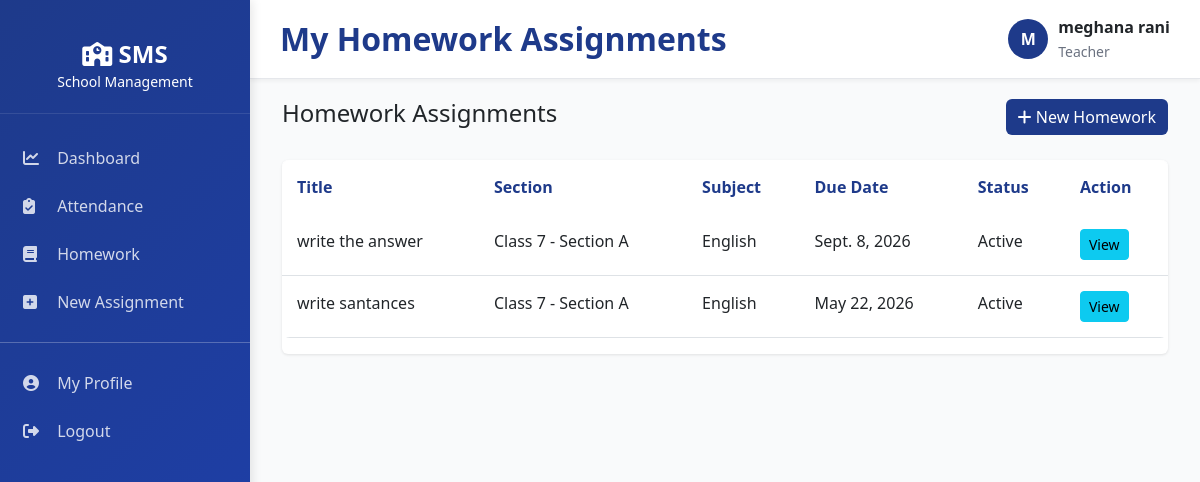
Before: /homework/ (signed in) with the older database file.
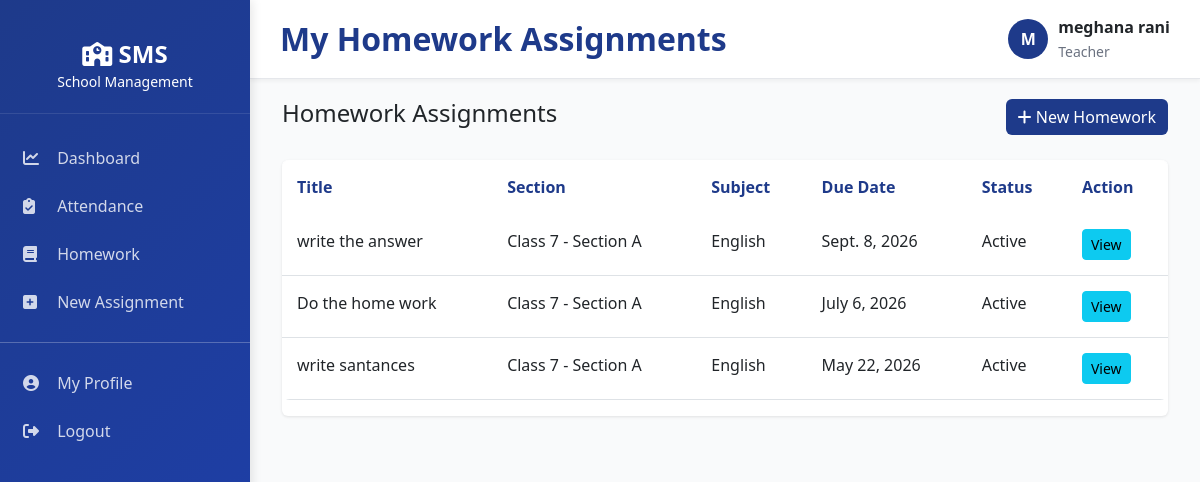
After: the same page with the newer database file.
### apps/accounts/models.py (models this page shows, shortened)
class UserProfile(models.Model):
    USER_ROLES = (
        ('super_admin', 'Super Admin'),
        ('school_admin', 'School Admin'),
        ('principal', 'Principal'),
        ('teacher', 'Teacher'),
        ('student', 'Student'),
        ('parent', 'Parent'),
        ('accountant', 'Accountant'),
        ('librarian', 'Librarian'),
    )
    GENDER_CHOICES = (
        ('M', 'Male'),
        ('F', 'Female'),
        ('O', 'Other'),
    )
    user = models.OneToOneField(
        User,
        on_delete=models.CASCADE,
        related_name='profile'
    )
    role = models.CharField(
        max_length=30,
        choices=USER_ROLES,
        default='student'
    )
    school_id = models.CharField(
        max_length=50,
        null=True,
        blank=True
    )
    school_name = models.CharField(
        max_length=255,
        blank=True,
        null=True
    )
    phone = models.CharField(
        max_length=20,
        blank=True,
        null=True
    )
    address = models.TextField(
        blank=True,
        null=True
    )
    city = models.CharField(
        max_length=100,
        blank=True,
        null=True
    )
    state = models.CharField(
        max_length=100,
        blank=True,
        null=True
    )
    country = models.CharField(
        max_length=100,
        default='India',
        blank=True,
        null=True
    )
    zip_code = models.CharField(
        max_length=10,
        blank=True,
        null=True
    )
    gender = models.CharField(
        max_length=1,
        choices=GENDER_CHOICES,
        blank=True,
        null=True
    )
    dob = models.DateField(
        blank=True,
        null=True
    )
    photo = models.ImageField(
        upload_to='profile_photos/',
        blank=True,
        null=True,
        validators=[
            FileExtensionValidator(
                allowed_extensions=['jpg', 'jpeg', 'png']
            )
        ]
    )
    is_active = models.BooleanField(default=True)
    created_at = models.DateTimeField(
        auto_now_add=True
    )
    updated_at = models.DateTimeField(
        auto_now=True
    )
    class Meta:
        ordering = ['-created_at']

### apps/homework/models.py (models this page shows, shortened)
class Homework(models.Model):
    STATUS_CHOICES = (
        ('active', 'Active'),
        ('closed', 'Closed'),
        ('archived', 'Archived'),
    )
    section = models.ForeignKey('classes.Section', on_delete=models.CASCADE, related_name='homework_assignments')
    subject = models.ForeignKey('classes.Subject', on_delete=models.CASCADE)
    teacher = models.ForeignKey('teachers.Teacher', on_delete=models.CASCADE)
    title = models.CharField(max_length=200)
    description = models.TextField()
    attachment = models.FileField(upload_to='homework/', blank=True)
    set_date = models.DateField(auto_now_add=True)
    due_date = models.DateField()
    status = models.CharField(max_length=20, choices=STATUS_CHOICES, default='active')
    class Meta:
        ordering = ['-due_date']

### apps/classes/models.py (models this page shows, shortened)
class Section(models.Model):
    class_model = models.ForeignKey(ClassModel, on_delete=models.CASCADE, related_name='sections')
    name = models.CharField(max_length=50)
    class_teacher = models.ForeignKey('teachers.Teacher', on_delete=models.SET_NULL, null=True, blank=True, related_name='class_sections')
    capacity = models.PositiveIntegerField(default=50)
    is_active = models.BooleanField(default=True)
    created_at = models.DateTimeField(auto_now_add=True)
    updated_at = models.DateTimeField(auto_now=True)
    class Meta:
        ordering = ['class_model', 'name']
        unique_together = ['class_model', 'name']
    def __str__(self):
        return f"Class {self.class_model.standard} - Section {self.name}"

class ClassModel(models.Model):
    name = models.CharField(max_length=50)
    standard = models.PositiveIntegerField()
    description = models.TextField(blank=True)
    class_incharge = models.ForeignKey(
        'teachers.Teacher',
        on_delete=models.SET_NULL,
        null=True,
        blank=True,
        related_name='incharge_classes'
    )
    is_active = models.BooleanField(default=True)
    created_at = models.DateTimeField(auto_now_add=True)
    updated_at = models.DateTimeField(auto_now=True)
    class Meta:
        ordering = ['standard']
        unique_together = ['standard']

class Subject(models.Model):
    name = models.CharField(max_length=100)
    code = models.CharField(max_length=20, unique=True)
    description = models.TextField(blank=True)
    is_active = models.BooleanField(default=True)
    created_at = models.DateTimeField(auto_now_add=True)
    updated_at = models.DateTimeField(auto_now=True)
    class Meta:
        ordering = ['name']

### apps/homework/views.py (the view, shortened to what this page needs)
# urls.py: path('', views.homework_list, name='list'),
@login_required(login_url='login')
def homework_list(request):
    if request.user.profile.role == 'teacher':
        teacher = request.user.teacher_profile
        homework = Homework.objects.filter(teacher=teacher).order_by('-due_date')
        view_role = 'teacher'
    else:
        return redirect('dashboard:teacher_dashboard')
    context = {
        'homework': homework,
        'view_role': view_role,
        'submitted_homework_ids': submitted_homework_ids if request.user.profile.role == 'student' else set(),
    }
    return render(request, 'homework/list.html', context)

### apps/accounts/context_processors.py (called while the page is built)
def user_context(request):
    context = {}
    if request.user.is_authenticated:
        try:
            context['user_profile'] = request.user.profile
            context['user_role'] = request.user.profile.get_role_display()
        except:
            pass
    return context

### templates/homework/list.html (shortened to what this page needs)
{% extends "base/layout.html" %}
{% block page_title %}My Homework Assignments{% endblock %}
{% block content %}
<div class="container-fluid">
    <div class="row mb-4">
        <div class="col-md-8">
            <h4>Homework Assignments</h4>
        </div>
        <div class="col-md-4 text-end">
            {% if view_role == 'teacher' %}
            <a href="{% url 'homework:create' %}" class="btn btn-primary">
                <i class="fas fa-plus"></i> New Homework
            </a>
            {% endif %}
        </div>
    </div>
    {% if homework %}
    <div class="card">
        <div class="table-responsive">
            <table class="table table-hover">
                <thead>
                    <tr>
                        <th>Title</th>
                        <th>Section</th>
                        <th>Subject</th>
                        <th>Due Date</th>
                        <th>Status</th>
                        <th>Action</th>
                    </tr>
                </thead>
                <tbody>
                    {% for item in homework %}
                    <tr>
                        <td>{{ item.title }}</td>
                        <td>{{ item.section }}</td>
                        <td>{{ item.subject.name }}</td>
                        <td>{{ item.due_date }}</td>
                        <td>{{ item.get_status_display }}</td>
                        <td>
                            {% if view_role == 'teacher' %}
                                <a href="{% url 'homework:detail' item.id %}" class="btn btn-sm btn-info">View</a>
                            {% endif %}
                        </td>
                    </tr>
                    {% endfor %}
                </tbody>
            </table>
        </div>
    </div>
    {% else %}
    <div class="card p-4 text-center">
        <p class="mb-0">No homework assignments yet. Create one to assign work to your class members.</p>
    </div>
    {% endif %}
</div>
{% endblock %}

### templates/base/layout.html (shortened to what this page needs)
<!DOCTYPE html>
<html lang="en">
<head>
    <link href="https://cdn.jsdelivr.net/npm/bootstrap@5.3.0/dist/css/bootstrap.min.css" rel="stylesheet">
    <link rel="stylesheet" href="https://cdnjs.cloudflare.com/ajax/libs/font-awesome/6.4.0/css/all.min.css">
</head>
<body>
{% if user.is_authenticated %}
<div class="sidebar">
    <div class="sidebar-header">
        <h4>
            <i class="fas fa-school"></i> SMS
        </h4>
        <small>School Management</small>
    </div>
    <ul class="sidebar-menu">
        {% if user_profile.role == 'super_admin' or user_profile.role == 'school_admin' %}
            <li><a href="{% url 'dashboard:admin_dashboard' %}"><i class="fas fa-chart-line"></i> Dashboard</a></li>
            <li><a href="{% url 'students:list' %}"><i class="fas fa-user-graduate"></i> Students</a></li>
            <li><a href="{% url 'teachers:list' %}"><i class="fas fa-chalkboard-user"></i> Teachers</a></li>
            <li><a href="{% url 'classes:list' %}"><i class="fas fa-building"></i> Classes</a></li>
            <li><a href="{% url 'attendance:student_attendance' %}"><i class="fas fa-clipboard-check"></i> Attendance</a></li>
        {% elif user_profile.role == 'teacher' %}
            <li><a href="{% url 'dashboard:teacher_dashboard' %}"><i class="fas fa-chart-line"></i> Dashboard</a></li>
            <li><a href="{% url 'attendance:student_attendance' %}"><i class="fas fa-clipboard-check"></i> Attendance</a></li>
            <li><a href="{% url 'homework:list' %}"><i class="fas fa-book"></i> Homework</a></li>
            <li><a href="{% url 'homework:create_assignment' %}"><i class="fas fa-plus-square"></i> New Assignment</a></li>
        {% elif user_profile.role == 'student' %}
            <li><a href="{% url 'dashboard:student_dashboard' %}"><i class="fas fa-chart-line"></i> Dashboard</a></li>
            <li><a href="{% url 'homework:list' %}"><i class="fas fa-book"></i> Homework</a></li>
            <li><a href="{% url 'students:student_assignments' %}"><i class="fas fa-book-open"></i> Assignments</a></li>
        {% endif %}
        <hr style="background: rgba(255,255,255,0.2);">
        <li>
            <a href="{% url 'accounts:profile' %}">
                <i class="fas fa-user-circle"></i> My Profile
            </a>
        </li>
        <li>
            <a href="{% url 'accounts:logout' %}">
                <i class="fas fa-sign-out-alt"></i> Logout
            </a>
        </li>
    </ul>
</div>
<div class="main-content">
    <div class="topbar">
        <div class="topbar-left">
            <h2>
                {% block page_title %}{% endblock %}
            </h2>
        </div>
        <div class="topbar-right">
            <div class="user-menu">
                <div class="user-avatar">
                    {{ user.first_name|slice:":1"|upper }}
                </div>
                <div>
                    <div style="font-weight:600;">
                        {{ user.get_full_name }}
                    </div>
                    <small style="color:#6b7280;">
                        {{ user_profile.get_role_display }}
                    </small>
                </div>
            </div>
        </div>
    </div>
    {% block content %}
    {% endblock %}
</div>
{% else %}
{% block auth_content %}
{% endblock %}
{% endif %}
</body>
</html>

### templates/base/layout.html (style rules this page uses)
:root { --primary-color: #1e3a8a; --secondary-color: #0f766e; --danger-color: #dc2626; --warning-color: #d97706; --success-color: #059669; --light-bg: #f9fafb; --border-color: #e5e7eb; }
* { margin: 0; padding: 0; box-sizing: border-box; }
body { font-family: 'Segoe UI', Tahoma, Geneva, Verdana, sans-serif; background-color: var(--light-bg); }
.sidebar { background: linear-gradient(135deg, var(--primary-color) 0%, #1e40af 100%); min-height: 100vh; position: fixed; left: 0; top: 0; width: 250px; padding: 20px 0; color: white; box-shadow: 2px 0 10px rgba(0,0,0,0.1); overflow-y: auto; }
.sidebar-header { padding: 20px; text-align: center; border-bottom: 1px solid rgba(255,255,255,0.1); margin-bottom: 20px; }
.sidebar-header h4 { margin: 0; font-weight: 700; }
.sidebar-menu { list-style: none; padding: 0; }
.sidebar-menu li { margin: 0; }
.sidebar-menu a { display: block; padding: 12px 20px; color: rgba(255,255,255,0.8); text-decoration: none; transition: 0.3s; border-left: 3px solid transparent; }
.sidebar-menu a i { margin-right: 10px; width: 20px; }
.main-content { margin-left: 250px; padding: 20px; }
.topbar { background: white; padding: 15px 30px; border-bottom: 1px solid var(--border-color); display: flex; justify-content: space-between; align-items: center; margin: -20px -20px 20px -20px; box-shadow: 0 2px 4px rgba(0,0,0,0.05); }
.topbar-left h2 { margin: 0; color: var(--primary-color); font-weight: 700; }
.topbar-right { display: flex; align-items: center; gap: 20px; }
.user-menu { display: flex; align-items: center; gap: 10px; }
.user-avatar { width: 40px; height: 40px; border-radius: 50%; background: var(--primary-color); display: flex; align-items: center; justify-content: center; color: white; font-weight: 700; }
.card { border: none; box-shadow: 0 1px 3px rgba(0,0,0,0.1); margin-bottom: 20px; transition: 0.3s; }
.table { background: white; border-radius: 8px; overflow: hidden; }
.table thead { background: var(--light-bg); }
.table thead th { color: var(--primary-color); border: none; padding: 15px; }
.table tbody td { padding: 15px; }
.btn-primary { background: var(--primary-color); border: none; }

Changed rows visible on the page:
added Homework: title "Do the home work", section "Class 7 - Section A", subject.name "English", due_date "July 6, 2026", status "Active"
